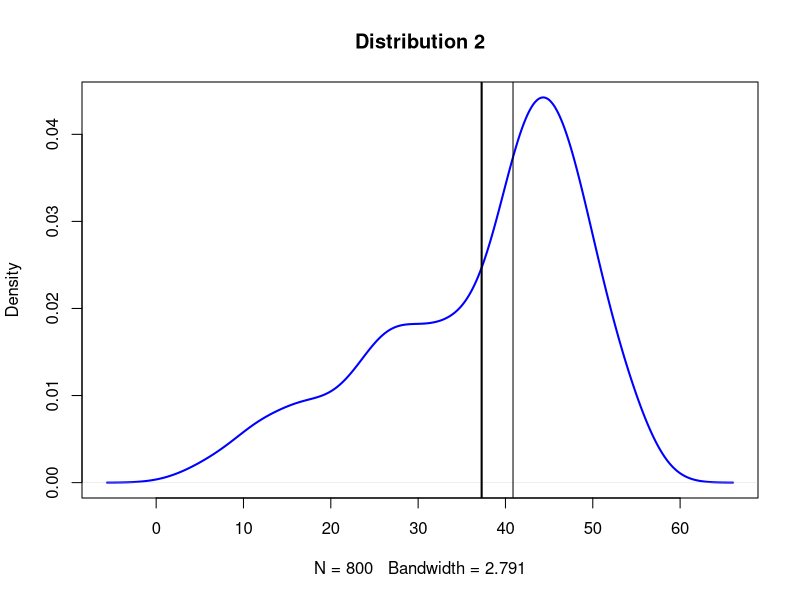
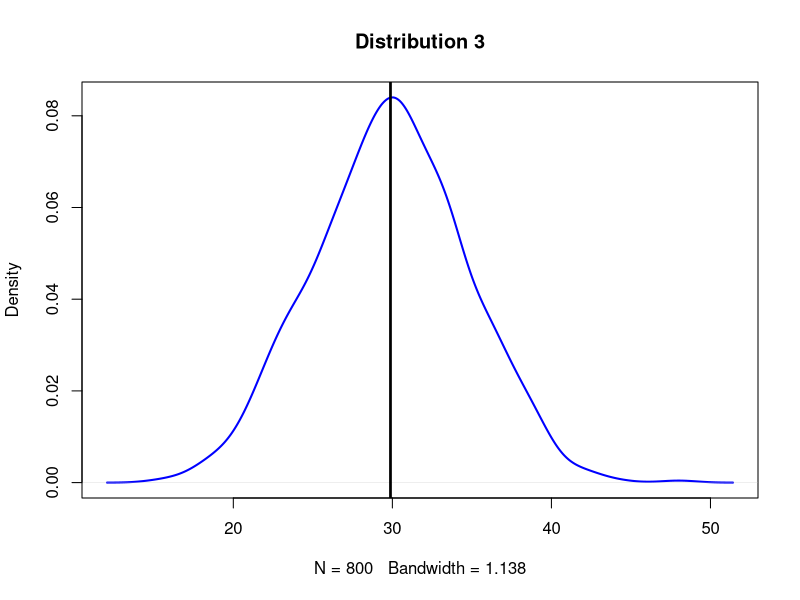
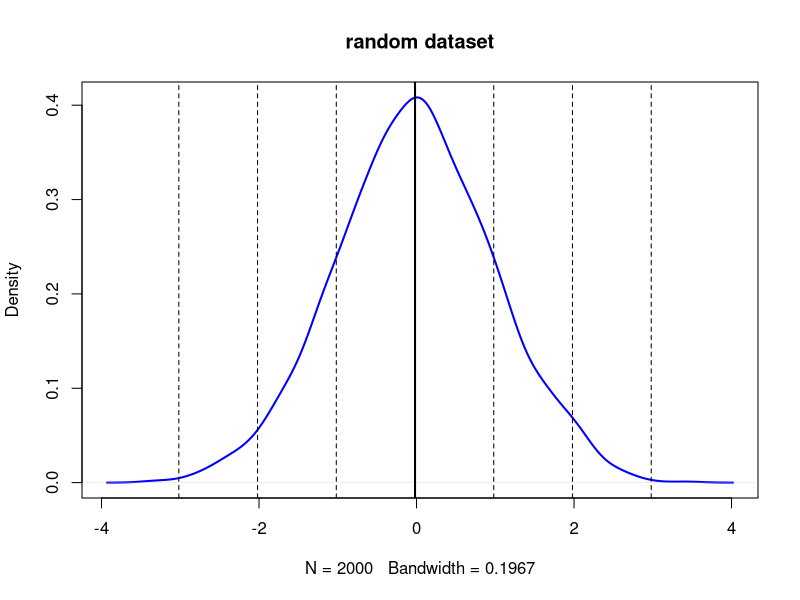

Reproduce these figures in R, in order.
## ---- chunk 1
d1 <- rnorm(n=500, mean=45, sd=5)
d2 <- rnorm(n=200, mean=30, sd=5)
d3 <- rnorm(n=100, mean=15, sd=5)
d123 <- c(d1, d2, d3)
plot(density(d123), col="blue", lwd=2, main = "Distribution 2")
abline(v=mean(d123), lwd = 2)
abline(v=median(d123))
mean(d123)
median(d123)
## ---- chunk 2
d1_ <- rnorm(n=800, mean=30, sd=5)
plot(density(d1_), col="blue", lwd=2, main = "Distribution 3")
abline(v=mean(d1_), lwd = 2)
abline(v=median(d1_))
mean(d1_)
median(d1_)
## ---- chunk 3
rdata <- rnorm(n=2000, mean=0, sd=1)
plot(density(rdata), col="blue", lwd=2, main = "random dataset")
abline(v=mean(rdata), lwd = 2)
abline(v=mean(rdata)-sd(rdata), lty="dashed")
abline(v=mean(rdata)+sd(rdata), lty="dashed")
abline(v=mean(rdata)-2*sd(rdata), lty="dashed")
abline(v=mean(rdata)+2*sd(rdata), lty="dashed")
abline(v=mean(rdata)-3*sd(rdata), lty="dashed")
abline(v=mean(rdata)+3*sd(rdata), lty="dashed")
## ---- chunk 4
quartiles = quantile(rdata)
#(1)
quartiles[2:4]
#(2)
(quartiles[2:4]-mean(rdata))/sd(rdata)
## ---- chunk 5
new_rdata <- rnorm(n=2000, mean=35, sd=3.5)
new_quartiles = quantile(new_rdata)
(new_quartiles[2]-mean(new_rdata))/sd(new_rdata)
(new_quartiles[4]-mean(new_rdata))/sd(new_rdata)
## ---- chunk 6
d1 <- rnorm(n=500, mean=15, sd=5)
d2 <- rnorm(n=200, mean=30, sd=5)
d3 <- rnorm(n=100, mean=45, sd=5)
d123 <- c(d1, d2, d3)
d123_quartiles = quantile(d123)
(d123_quartiles[2]-mean(d123))/sd(d123)
(d123_quartiles[4]-mean(d123))/sd(d123)
## ---- chunk 7
rand_data <- rnorm(800, mean=20, sd = 5) 
#Sturges' formula
k_1 <- ceiling(log2(length(rand_data))+1)
h_1 <- (max(rand_data) - min(rand_data))/k_1
k_1
h_1
#Scott’s normal reference rule
h_2 <- 3.49*sd(rand_data)/(length(rand_data)^(1/3))
k_2 <- ceiling((max(rand_data) - min(rand_data))/h_2)
k_2
h_2
#Freedman-Diaconis’ choice
h_3 <- 2*IQR(rand_data)/(length(rand_data)^(1/3))
k_3 <- ceiling((max(rand_data) - min(rand_data))/h_3)
k_3
h_3
## ---- chunk 8
out_data <- c(rand_data, runif(10, min=40, max=60))
#(a)
k1 <- ceiling(log2(length(data))+1)
h1 <- ceiling((max(out_data) - min(out_data))/k1)
#(b)
h2 <- 3.49*sd(out_data)/(length(out_data)^(1/3))
#(c)
h3 <- 2*IQR(out_data)/(length(out_data)^(1/3))
c(h_1, h_2, h_3)
c(h1, h2, h3)
